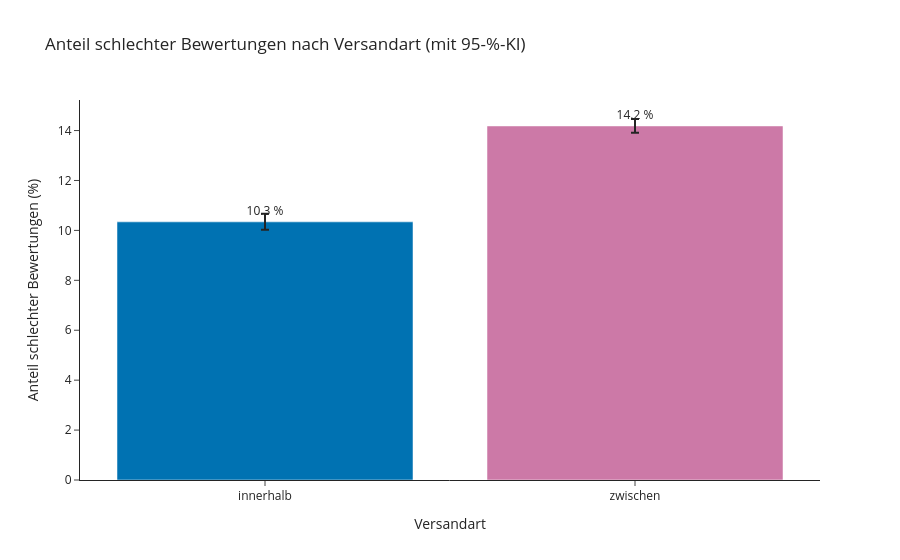

Source (notebook cell):
### Code cell
# Daten für die Grafik vorbereiten
plot_a = tab_a.reset_index()
plot_a["Versandart"] = plot_a["interstate"].map({False: "innerhalb", True: "zwischen"})
plot_a["Anteil (%)"] = plot_a["share_bad"] * 100
plot_a["Fehler oben"] = (plot_a["ci_high"] - plot_a["share_bad"]) * 100
plot_a["Fehler unten"] = (plot_a["share_bad"] - plot_a["ci_low"]) * 100

# Balkendiagramm mit Konfidenzintervallen
fig = px.bar(
    plot_a,
    x="Versandart",
    y="Anteil (%)",
    error_y="Fehler oben",
    error_y_minus="Fehler unten",
    text=plot_a["Anteil (%)"].round(1).astype(str) + " %",
    hover_data={"n_orders": True, "n_bad": True},
    color="Versandart",
    title="Anteil schlechter Bewertungen nach Versandart (mit 95-%-KI)",
    template='simple_white'
)
fig.update_traces(textposition="outside")
fig.update_layout(showlegend=False, yaxis_title="Anteil schlechter Bewertungen (%)")
fig.show()

### Figure 1 — Plotly figure (JSON) as saved in the notebook; plotly's stock layout.template omitted (floating-point values rounded to 4 significant figures)
{"data": [{"customdata": [[34365, 3554]], "error_y": {"array": [0.3264], "arrayminus": [0.3175]}, "hovertemplate": "Versandart=%{x}<br>Anteil (%)=%{y}<br>text=%{text}<br>n_orders=%{customdata[0]}<br>n_bad=%{customdata[1]}<extra></extra>", "legendgroup": "innerhalb", "marker": {"color": "#0072B2", "pattern": {"shape": ""}}, "name": "innerhalb", "orientation": "v", "showlegend": true, "text": ["10.3 %"], "textposition": "outside", "type": "bar", "x": ["innerhalb"], "xaxis": "x", "y": [10.34], "yaxis": "y"}, {"customdata": [[61459, 8718]], "error_y": {"array": [0.2781], "arrayminus": [0.2736]}, "hovertemplate": "Versandart=%{x}<br>Anteil (%)=%{y}<br>text=%{text}<br>n_orders=%{customdata[0]}<br>n_bad=%{customdata[1]}<extra></extra>", "legendgroup": "zwischen", "marker": {"color": "#CC79A7", "pattern": {"shape": ""}}, "name": "zwischen", "orientation": "v", "showlegend": true, "text": ["14.2 %"], "textposition": "outside", "type": "bar", "x": ["zwischen"], "xaxis": "x", "y": [14.19], "yaxis": "y"}], "layout": {"barmode": "relative", "legend": {"title": {"text": "Versandart"}, "tracegroupgap": 0}, "showlegend": false, "title": {"text": "Anteil schlechter Bewertungen nach Versandart (mit 95-%-KI)"}, "xaxis": {"anchor": "y", "categoryarray": ["innerhalb", "zwischen"], "categoryorder": "array", "domain": [0, 1], "title": {"text": "Versandart"}}, "yaxis": {"anchor": "x", "domain": [0, 1], "title": {"text": "Anteil schlechter Bewertungen (%)"}}}}
